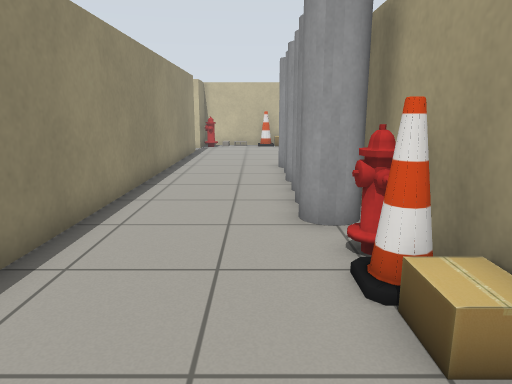
View 1 (above)

19 first-person views from a walk through a robot-simulator world made for Gazebo. The camera is 1 m above the floor, tilts 12° down and sees 70° across. The lines on the ground mark 1 m squares. The floor is counted in squares, 0.5 m on a side. Each view is taken from the middle of a square. On the plan, view 1 faces up. The plan holds only what a view shows up to about 19 squares ahead; the rest is blank. The robots in the file are not drawn. Simple patterns stand in for the simulator's built-in surfaces. Some surface patterns are stand-ins.

View 2
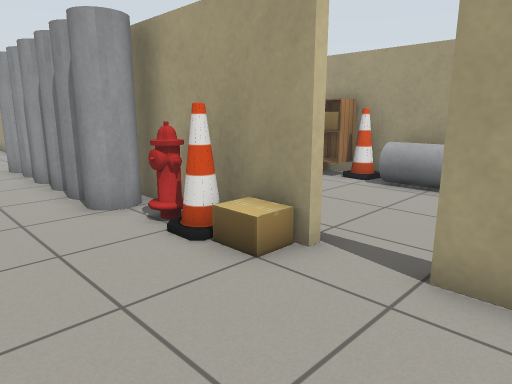

View 3
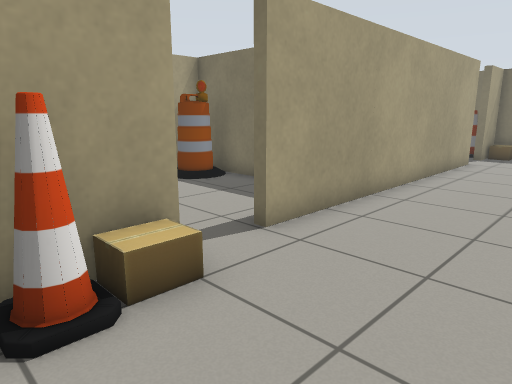

View 4
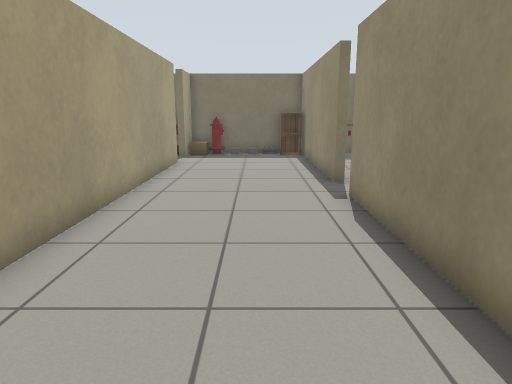

View 5
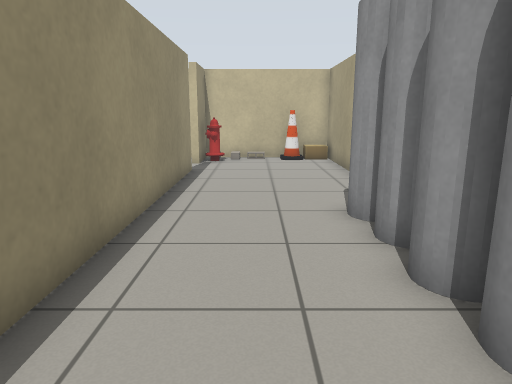

View 6
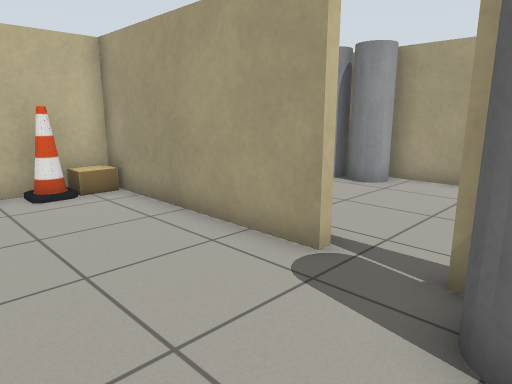

View 7
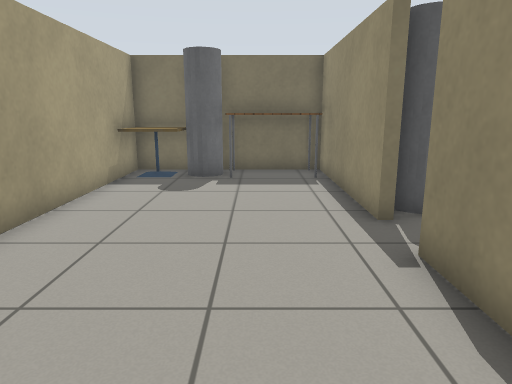

View 8
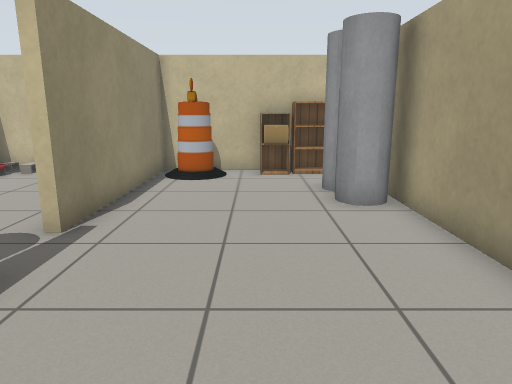

View 9
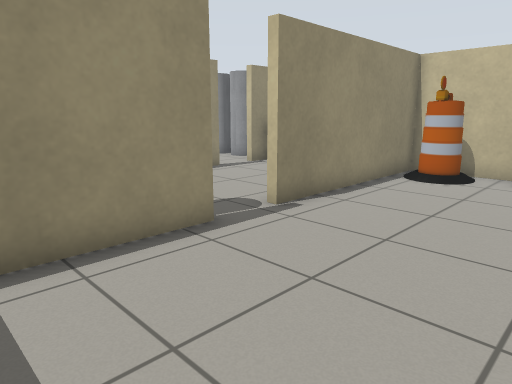

View 10
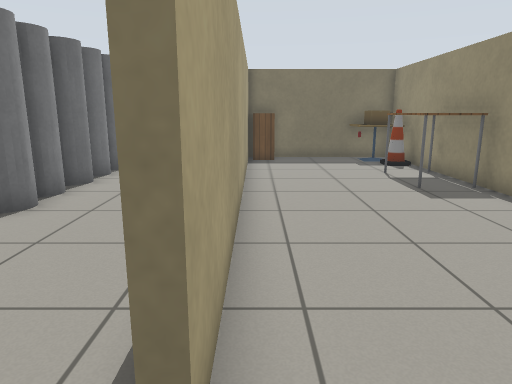

View 11
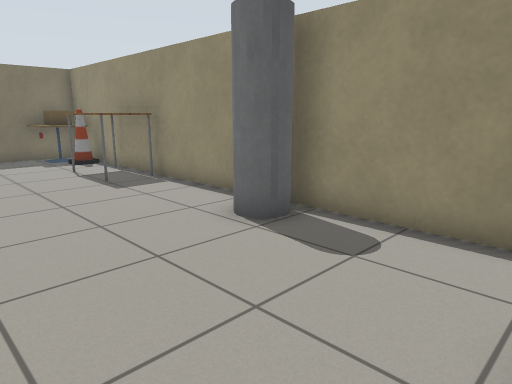

View 12
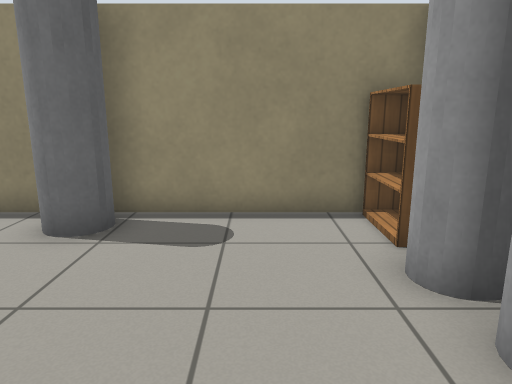

View 13
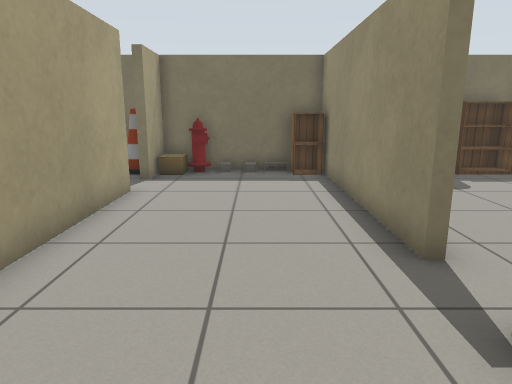

View 14
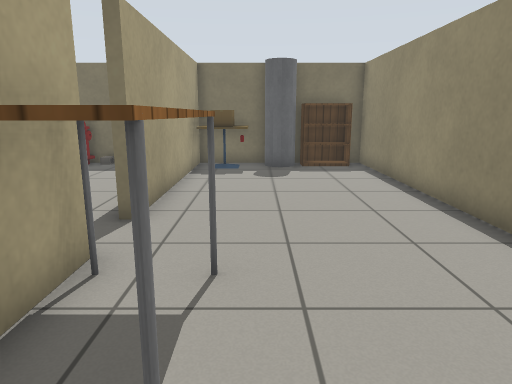

View 15
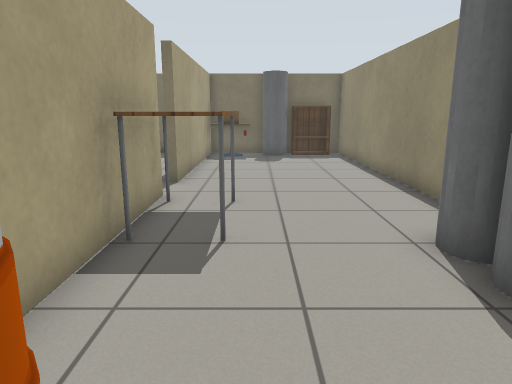

View 16
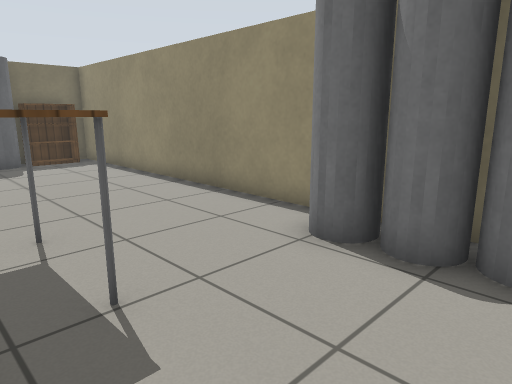

View 17
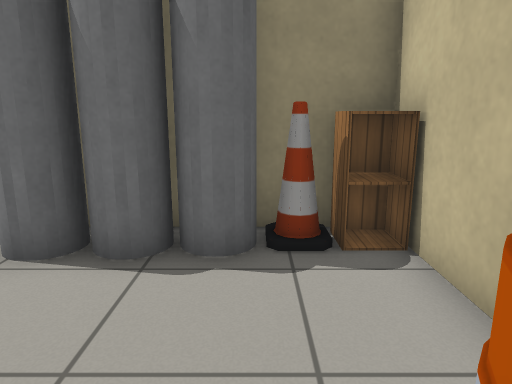

View 18
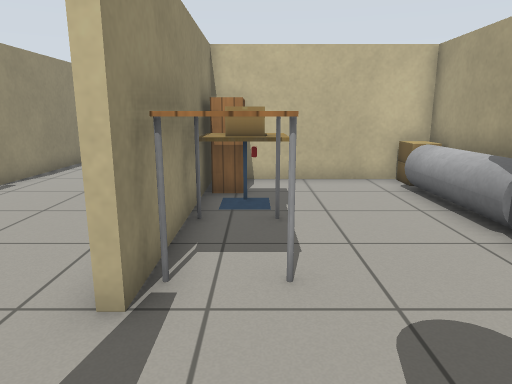

View 19
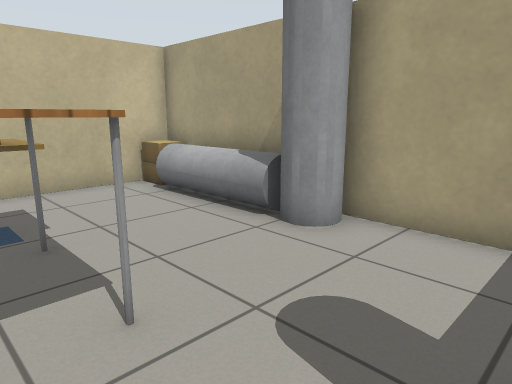

### Floor plan
Points are (right, up) in squares from view 1. A wall is a line through its corners. A room is listed if a view was taken in it or the views show most of it. See-through windows are left out.
Room 1 (views 1, 2, 3, 4, 5, 6, 7, 8, 9, 12, 13, 18, 19)
walls: (2.4, 5.6) (2.4, 6.2); (-3.3, 1) (-3.3, -5.1); (2.4, -3.5) (2.4, 0.4) (2.8, 0.4); (6.4, -3.4) (9.4, -3.4) (9.4, -2.2); (7.5, -3.7) (3.5, -3.7); (9.4, 10.8) (9.4, 18.2); (-3.7, -6.8) (-3.3, -6.8) (-3.3, -13.5); (-3.7, 20.3) (-3.3, 20.3) (-3.3, 5.1); (9.4, -13) (9.4, -10.8); (-2.5, -15.3) (0.5, -15.3); (0.5, 24.3) (-3.3, 24.3) (-3.3, 23.4); (5.6, 24.3) (2.7, 24.3) (2.7, 17) (2.4, 17) (2.4, 23.2)
ways out: opening at (-3, -4.5) to room 2; opening at (-3, 5) to room 2; opening at (-3, 22) to room 2
objects: cabinet (-3, -15) to (-3, -14); fire hydrant (-3, 23); other object (-2, -15); other object (-2, 24); other object (-1, -15); other object (-1, 24); other object (0, -15); fire hydrant (1, -15); grey cylinder (1, 7) to (2, 8); grey cylinder (1, 8) to (2, 9); grey cylinder (1, 10) to (2, 10); grey cylinder (1, 11) to (2, 12); grey cylinder (1, 13) to (2, 13); grey cylinder (1, 14) to (2, 15); cone (1, 24); other object (2, -15) to (2, -14); other object (2, 3); cone (2, 4); fire hydrant (2, 5); other object (2, 24); cone (3, -15); table (3, -11) to (4, -9); cafe table (3, -8) to (4, -7); bookshelf (3, -6) to (4, -4); table (3, 9) to (6, 10); barrel (4, 23) to (4, 24); grey cylinder (6, 9) to (7, 10); cabinet (6, 23) to (7, 24); grey cylinder (8, -10) to (9, -9); grey cylinder (8, -8) to (9, -5); barrel (8, -3) to (8, -2); grey cylinder (8, 2) to (9, 4); cabinet (8, 6) to (9, 6); cafe table (8, 9) to (9, 10); grey cylinder (8, 19) to (9, 20); grey cylinder (8, 20) to (9, 21); bookshelf (8, 24) to (9, 24); other object (9, -4); cone (9, 5); other object (9, 7) to (9, 8)
Room 2 (views 10, 11, 14, 15, 16, 17)
walls: (-7.5, 4.7) (-5.4, 4.7); (-3.7, 6.9) (-3.7, 20.3); (-10.4, 8.4) (-10.4, 7.8); (-3.7, -1.2) (-3.7, 0.9); (-10.4, -2.6) (-10.4, -15.3) (-9.4, -15.3); (-3.7, -5.1) (-3.7, -4.6); (-10.4, 16.6) (-10.4, 12.8); (-3.7, -13.2) (-3.7, -6.8); (-10.4, 22.3) (-10.4, 18.8); (-6.4, -15.3) (-5.5, -15.3)
ways out: opening at (-3, -4.5) to room 1; opening at (-3, 5) to room 1; opening at (-3, 22) to room 1
objects: grey cylinder (-10, -2) to (-9, -1); grey cylinder (-10, 0) to (-9, 1); grey cylinder (-10, 1) to (-9, 2); cone (-10, 3); cabinet (-10, 4) to (-9, 4); cafe table (-10, 5) to (-8, 6); cone (-10, 7); table (-10, 9) to (-9, 12); grey cylinder (-10, 17) to (-9, 18); bookshelf (-10, 23) to (-9, 24); bookshelf (-9, -15) to (-8, -14); grey cylinder (-8, 23) to (-7, 24); grey cylinder (-7, -15) to (-7, -14); grey cylinder (-6, 23) to (-5, 24); cafe table (-5, -15) to (-4, -14); table (-5, -4) to (-4, -2); barrel (-5, 3) to (-4, 4); cabinet (-5, 5) to (-4, 6)

Positions as (right, up) in squares from view 1, and headings:
1: (0, 0), facing up
2: (-2, -1), facing up-right
3: (-2, 5), facing down-right
4: (-1, 4), facing down
5: (-1, 7), facing up
6: (-2, 14), facing up-right
7: (5, 22), facing down
8: (6, 11), facing up
9: (8, 11), facing up-left
10: (-4, 22), facing down
11: (-4, 23), facing down-left
12: (-3, 21), facing left
13: (-1, -2), facing down
14: (-6, 0), facing down
15: (-6, 4), facing down
16: (-4, 2), facing down-left
17: (-4, 2), facing left
18: (4, -15), facing up
19: (3, -14), facing up-right
